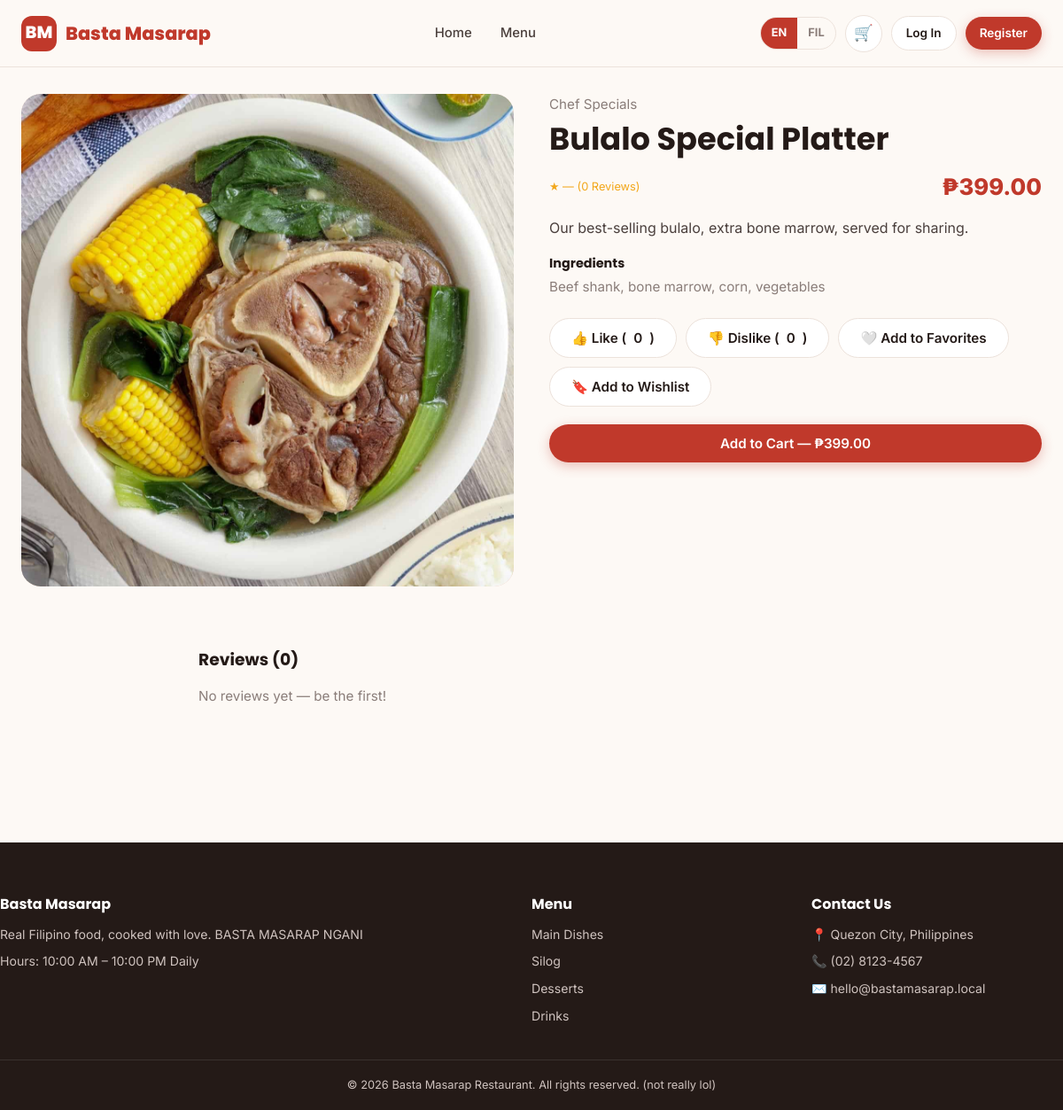
The app's page /dish.php?id=27 with its own data.
### tables this page shows
CREATE TABLE `dishes` (
  `dish_id` int(11) NOT NULL,
  `category_id` int(11) NOT NULL,
  `name` varchar(120) NOT NULL,
  `desc_en` text NOT NULL,
  `desc_fil` text NOT NULL,
  `ingredients` text NOT NULL,
  `price` decimal(8,2) NOT NULL,
  `image_path` varchar(255) NOT NULL,
  `is_available` tinyint(1) NOT NULL DEFAULT 1,
  `is_featured` tinyint(1) NOT NULL DEFAULT 0,
  `is_popular` tinyint(1) NOT NULL DEFAULT 0,
  `created_at` timestamp NOT NULL DEFAULT current_timestamp()
);

CREATE TABLE `categories` (
  `category_id` int(11) NOT NULL,
  `slug` varchar(50) NOT NULL,
  `name_en` varchar(80) NOT NULL,
  `name_fil` varchar(80) NOT NULL,
  `sort_order` int(11) NOT NULL DEFAULT 0
);

### dish.php (the view, shortened to what this page needs)
<?php
require_once __DIR__ . '/includes/bootstrap.php';
$dishId = (int) ($_GET['id'] ?? 0);
$stmt = $db->prepare(
    "SELECT d.*, c.name_en AS cat_en, c.name_fil AS cat_fil,
        (SELECT COUNT(*) FROM reactions WHERE dish_id = d.dish_id AND type='like') AS likes,
        (SELECT COUNT(*) FROM reactions WHERE dish_id = d.dish_id AND type='dislike') AS dislikes,
        (SELECT ROUND(AVG(rating),1) FROM reviews WHERE dish_id = d.dish_id AND status='visible') AS avg_rating,
        (SELECT COUNT(*) FROM reviews WHERE dish_id = d.dish_id AND status='visible') AS review_count
     FROM dishes d JOIN categories c ON c.category_id = d.category_id
     WHERE d.dish_id = ?"
);
$stmt->execute([$dishId]);
$dish = $stmt->fetch();
$userReaction = null;
$isFavorite = false;
$isWishlisted = false;
$reviews = $db->prepare(
    "SELECT r.*, u.username FROM reviews r JOIN users u ON u.user_id = r.user_id
     WHERE r.dish_id = ? AND r.status = 'visible' ORDER BY r.created_at DESC"
);
$reviews->execute([$dishId]);
$reviews = $reviews->fetchAll();
require __DIR__ . '/includes/header.php';
?>
<section class="section" style="padding-top: 10px;">
    <div class="container" style="display: grid; grid-template-columns: 1fr 1fr; gap: 40px; align-items: start;">
        <div class="dish-media" style="aspect-ratio: 1/1; border-radius: var(--radius-lg); font-size: 5rem;">
            <?= dishImageHtml($dish) ?>
        </div>
        <div>
            <p class="section-sub"><?= esc(currentLang() === 'fil' ? $dish['cat_fil'] : $dish['cat_en']) ?></p>
            <h1 style="font-size: 2.2rem; margin: 6px 0 12px;"><?= esc($dish['name']) ?></h1>
            <div class="dish-meta" style="margin-bottom: 14px;">
                <span class="dish-rating">★ <?= $dish['avg_rating'] ?: '—' ?> (<?= (int) $dish['review_count'] ?> <?= t('reviews') ?>)</span>
                <span class="dish-price" style="font-size: 1.6rem;"><?= peso((float) $dish['price']) ?></span>
            </div>
            <p style="margin-bottom: 18px;"><?= esc(dishText($dish, 'desc')) ?></p>
            <h4 style="margin-bottom: 6px; font-size: 0.9rem;"><?= t('ingredients') ?></h4>
            <p class="section-sub" style="margin-bottom: 22px;"><?= esc($dish['ingredients']) ?></p>
            <div style="display: flex; gap: 10px; margin-bottom: 20px; flex-wrap: wrap;">
                <button class="btn btn-secondary <?= $userReaction === 'like' ? 'active' : '' ?>" data-react="like" data-dish-id="<?= $dish['dish_id'] ?>" style="<?= $userReaction === 'like' ? 'border-color: var(--color-primary); color: var(--color-primary);' : '' ?>">
                    👍 <?= t('like') ?> (<span data-like-count="<?= $dish['dish_id'] ?>"><?= (int) $dish['likes'] ?></span>)
                </button>
                <button class="btn btn-secondary <?= $userReaction === 'dislike' ? 'active' : '' ?>" data-react="dislike" data-dish-id="<?= $dish['dish_id'] ?>" style="<?= $userReaction === 'dislike' ? 'border-color: var(--color-primary); color: var(--color-primary);' : '' ?>">
                    👎 <?= t('dislike') ?> (<span data-dislike-count="<?= $dish['dish_id'] ?>"><?= (int) $dish['dislikes'] ?></span>)
                </button>
                <button class="btn btn-secondary <?= $isFavorite ? 'active' : '' ?>" data-favorite data-dish-id="<?= $dish['dish_id'] ?>" style="<?= $isFavorite ? 'border-color: var(--color-primary); color: var(--color-primary);' : '' ?>">
                    <?= $isFavorite ? '❤️' : '🤍' ?> <?= $isFavorite ? t('remove_favorite') : t('add_favorite') ?>
                </button>
                <button class="btn btn-secondary <?= $isWishlisted ? 'active' : '' ?>" data-wishlist data-dish-id="<?= $dish['dish_id'] ?>" style="<?= $isWishlisted ? 'border-color: var(--color-primary); color: var(--color-primary);' : '' ?>">
                    🔖 <?= $isWishlisted ? t('remove_wishlist') : t('add_wishlist') ?>
                </button>
            </div>
            <?php if ($dish['is_available']): ?>
                <button class="btn btn-primary btn-block" data-add-cart="<?= $dish['dish_id'] ?>"><?= t('add_to_cart') ?> — <?= peso((float) $dish['price']) ?></button>
            <?php else: ?>
                <button class="btn btn-secondary btn-block" disabled><?= t('out_of_stock') ?></button>
            <?php endif; ?>
        </div>
    </div>
</section>
<section class="section" style="padding-top: 0;">
    <div class="container" style="max-width: 800px;">
        <h3 style="margin-bottom: 18px;"><?= t('reviews') ?> (<?= (int) $dish['review_count'] ?>)</h3>
        <?php if (!$reviews): ?>
            <p class="section-sub"><?= currentLang() === 'fil' ? 'Wala pang review.' : 'No reviews yet — be the first!' ?></p>
        <?php endif; ?>
    </div>
</section>
<?php require __DIR__ . '/includes/footer.php'; ?>

### includes/functions.php (shortened to what this page needs)
<?php
function currentLang(): string
{
    return $_SESSION['lang'] ?? 'en';
}
function t(string $key): string
{
    static $dict = null;
    if ($dict === null) {
        $dict = require __DIR__ . '/lang.php';
    }
    $lang = currentLang();
    return $dict[$lang][$key] ?? $dict['en'][$key] ?? $key;
}
function dishText(array $dish, string $field): string
{
    $lang = currentLang();
    return $lang === 'fil' ? ($dish["{$field}_fil"] ?? $dish[$field]) : ($dish["{$field}_en"] ?? $dish[$field]);
}
function peso(float $amount): string
{
    return '₱' . number_format($amount, 2);
}
function esc(?string $value): string
{
    return htmlspecialchars($value ?? '', ENT_QUOTES, 'UTF-8');
}
function dishImageHtml(array $dish): string
{
    $path = $dish['image_path'] ?? '';
    $fullPath = __DIR__ . '/../' . $path;
    if ($path && file_exists($fullPath) && is_file($fullPath)) {
        return '<img src="/basta-masarap/' . esc($path) . '" alt="' . esc($dish['name']) . '">';
    }
    return '🍽️';
}

### assets/css/style.css (style rules this page uses)
:root { --color-primary: #c0392b; --color-primary-dark: #9c2c1f; --color-primary-light: #e8746a; --color-secondary: #f2a71b; --color-ink: #241a17; --color-body: #4a3f3c; --color-muted: #8a7d79; --color-bg: #fdf9f5; --color-surface: #ffffff; --color-border: #ece2db; --color-success: #2e8b57; --color-danger: #c0392b; --radius-sm: 8px; --radius-md: 14px; --radius-lg: 22px; --shadow-sm: 0 1px 3px rgba(36, 26, 23, 0.08); --shadow-md: 0 8px 24px rgba(36, 26, 23, 0.10); --shadow-lg: 0 20px 48px rgba(36, 26, 23, 0.16); --font-heading: 'Poppins', 'Segoe UI', sans-serif; --font-body: 'Inter', 'Segoe UI', sans-serif; --header-height: 76px; }
* { box-sizing: border-box; margin: 0; padding: 0; }
body { font-family: var(--font-body); color: var(--color-body); background: var(--color-bg); line-height: 1.6; -webkit-font-smoothing: antialiased; }
h1, h2, h3, h4 { font-family: var(--font-heading); color: var(--color-ink); font-weight: 700; line-height: 1.2; }
img { max-width: 100%; display: block; }
button { font-family: inherit; cursor: pointer; }
.container { max-width: 1200px; margin: 0 auto; padding: 0 24px; }
.section { padding: 72px 0; }
.section-sub { color: var(--color-muted); font-size: 0.95rem; }
.btn { display: inline-flex; align-items: center; justify-content: center; gap: 8px; padding: 12px 24px; border-radius: 999px; border: none; font-weight: 600; font-size: 0.95rem; transition: transform 0.15s ease, box-shadow 0.15s ease, background 0.15s ease; }
.btn-primary { background: var(--color-primary); color: #fff; box-shadow: 0 4px 14px rgba(192, 57, 43, 0.3); }
.btn-secondary { background: var(--color-surface); color: var(--color-ink); border: 1.5px solid var(--color-border); }
.btn-block { width: 100%; }
.dish-media { position: relative; aspect-ratio: 4/3; background: linear-gradient(135deg, #f2d9c8, #f4c7b8); display: flex; align-items: center; justify-content: center; font-size: 3rem; overflow: hidden; }
.dish-media img { width: 100%; height: 100%; object-fit: cover; }
.dish-meta { display: flex; align-items: center; justify-content: space-between; font-size: 0.8rem; color: var(--color-muted); }
.dish-rating { display: flex; align-items: center; gap: 4px; color: var(--color-secondary); }
.dish-price { font-weight: 800; color: var(--color-primary); font-size: 1.15rem; }

### records on screen
dishes: image_path (picture), category.name_en "Chef Specials", name "Bulalo Special Platter", price "₱399.00", desc_en "Our best-selling bulalo, extra bone marrow, served for sharing.", ingredients "Beef shank, bone marrow, corn, vegetables"

### other values on screen
t('nav_home') "Home"
t('nav_menu') "Menu"
t('nav_login') "Log In"
t('nav_register') "Register"
$dish['avg_rating'] ?: '—' "—"
$dish['review_count'] "0"
t('reviews') "Reviews"
t('ingredients') "Ingredients"
t('like') "Like"
$dish['likes'] "0"
t('dislike') "Dislike"
$dish['dislikes'] "0"
t('add_favorite') "Add to Favorites"
t('add_wishlist') "Add to Wishlist"
t('add_to_cart') "Add to Cart"
